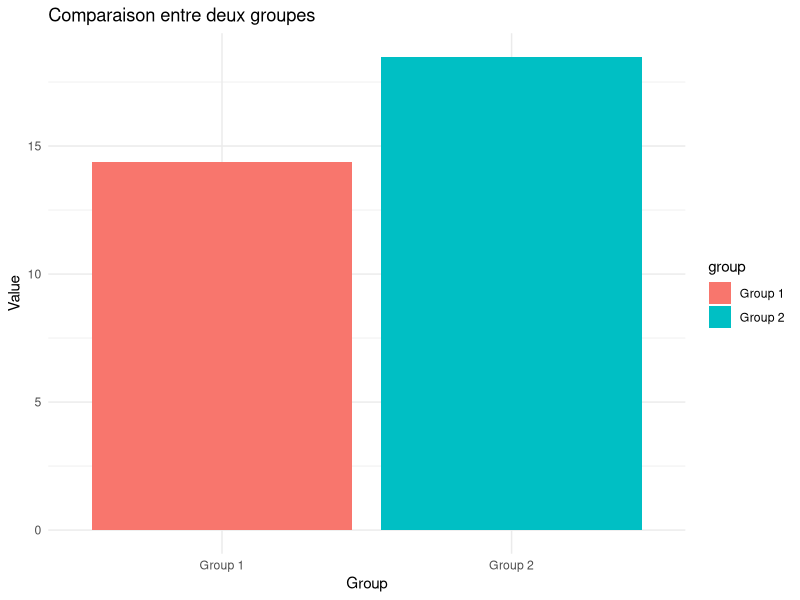

The R source for this figure:
# Installer le package si ce n'est pas déjà fait
if (!requireNamespace("ggplot2", quietly = TRUE)) {
  install.packages("ggplot2")
}

# Charger la bibliothèque ggplot2
library(ggplot2)

# Générer des données aléatoires pour deux groupes
set.seed(123) # Pour la reproductibilité
group1 <- rnorm(100, mean = 10, sd = 2)
group2 <- rnorm(100, mean = 12, sd = 2)

# Créer un dataframe avec les données
data <- data.frame(
  value = c(group1, group2),
  group = factor(rep(c("Group 1", "Group 2"), each = 100))
)

# Créer une visualisation non triviale avec ggplot2
ggplot(data, aes(x = group, y = value, fill = group)) +
  geom_bar(stat = "identity", position = "dodge") +
  labs(title = "Comparaison entre deux groupes",
       x = "Group",
       y = "Value") +
  theme_minimal()
